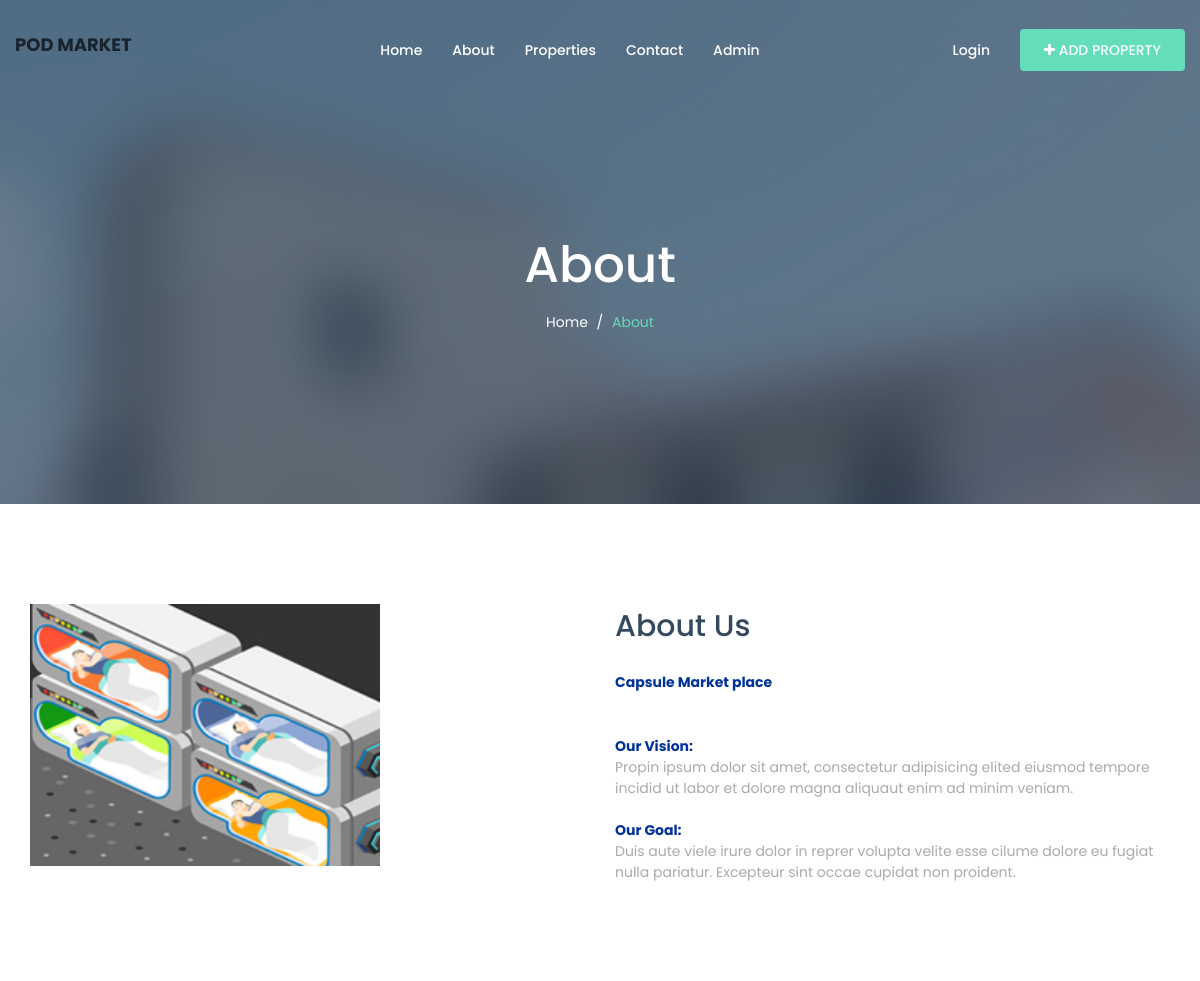
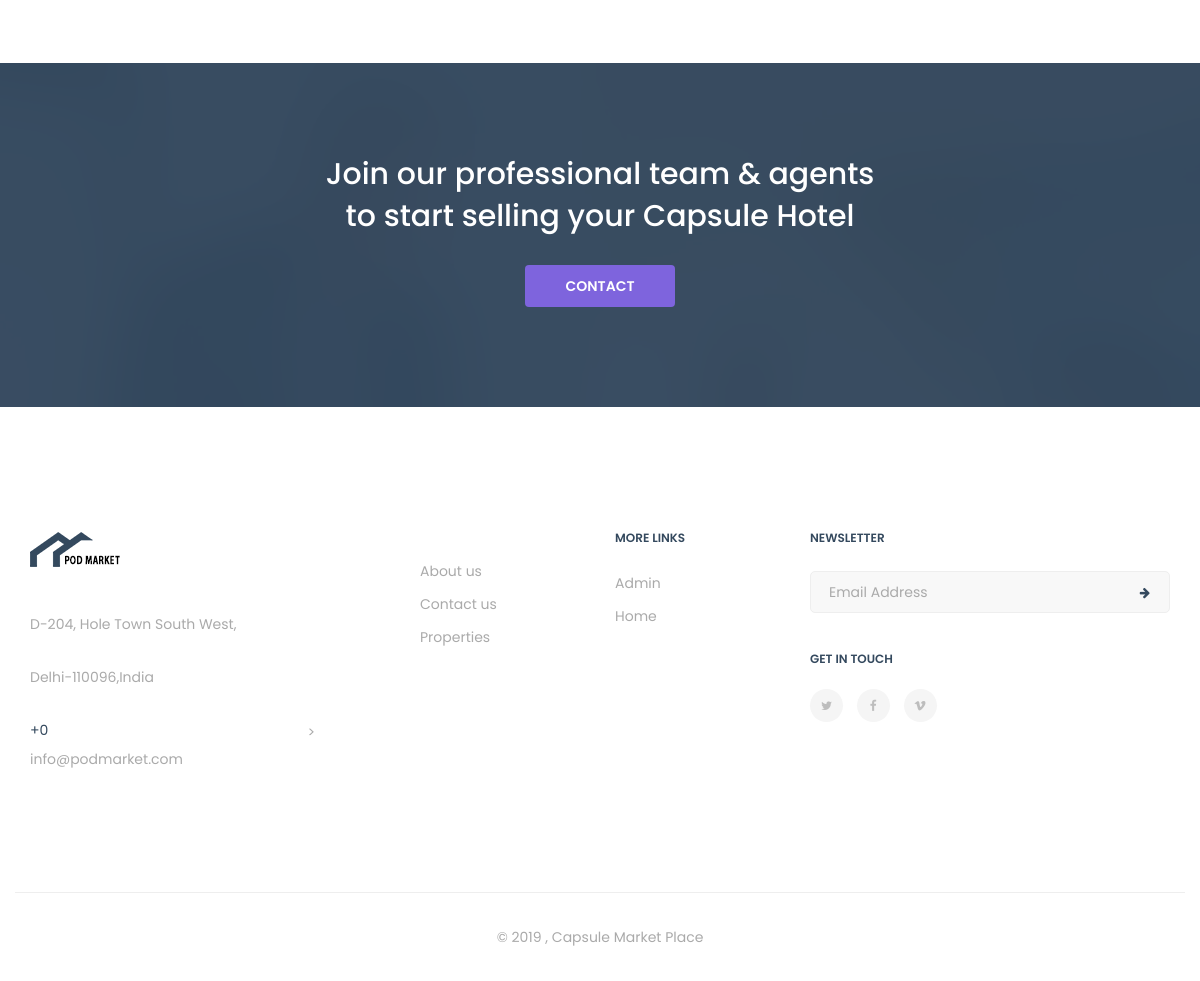
Page /about.php on the committed database (2 pictures, top to bottom).
### tables this page shows
CREATE TABLE `tblpage` (
  `ID` int(10) NOT NULL,
  `PageType` varchar(120) DEFAULT NULL,
  `PageTitle` mediumtext DEFAULT NULL,
  `PageDescription` mediumtext DEFAULT NULL,
  `Email` varchar(120) DEFAULT NULL,
  `MobileNumber` bigint(10) DEFAULT NULL,
  `UpdationDate` timestamp NULL DEFAULT NULL ON UPDATE current_timestamp()
);

### about.php (the view, shortened to what this page needs)
<!DOCTYPE html>
<html dir="ltr" lang="en-US">
<head>
    <link href="assets/css/external.css" rel="stylesheet">
    <link href="assets/css/bootstrap.min.css" rel="stylesheet">
    <link href="assets/css/style.css" rel="stylesheet">
</head>
<body>
    <div id="wrapper" class="wrapper clearfix">
        <?php include_once('includes/header.php');?>
        <section id="page-title" class="page-title bg-overlay bg-overlay-dark2">
            <div class="container">
                <div class="row">
                    <div class="col-xs-12 col-sm-12 col-md-6 col-md-offset-3">
                        <div class="title title-1 text-center">
                            <div class="title--content">
                                <div class="title--heading">
                                    <h1>About</h1>
                                </div>
                                <ol class="breadcrumb">
                                    <li><a href="index.php">Home</a></li>
                                    <li class="active">About</li>
                                </ol>
                            </div>
                        </div>
                    </div>
                </div>
            </div>
        </section>
        <section id="about" class="about bg-white">
            <div class="container">
                <div class="row">
                    <div class="col-xs-12 col-sm-5 col-md-5">
                        <div class="about--img"><img class="img-responsive" src="assets/images/about/real-estate.jpg" width="350" height="350" alt="about img"></div>
                    </div>
                    <div class="col-xs-12 col-sm-7 col-md-6 col-md-offset-1">
                        <?php
$ret=mysqli_query($con,"select * from tblpage where PageType='aboutus'");
while ($row=mysqli_fetch_array($ret)) {
?>
                        <div class="heading heading-3">
                            <h2 class="heading--title"><?php echo $row['PageTitle'];?></h2>
                        </div>
                        <div class="about--panel">
                            <p><?php  echo $row['PageDescription'];?></p>
                        </div>
                    </div>
                   <?php } ?>
                </div>
            </div>
        </section>
        <section id="cta" class="cta cta-1 text-center bg-overlay bg-overlay-dark pt-90">
            <div class="container">
                <div class="row">
                    <div class="col-xs-12 col-sm-12 col-md-6 col-md-offset-3">
                        <h3>Join our professional team & agents to start selling your Capsule Hotel</h3>
                         <a href="contact.php" class="btn btn--primary">Contact</a>
                    </div>
                </div>
            </div>
        </section>
        <?php include_once('includes/footer.php');?>
    </div>
</body>
</html>

### includes/footer.php (shortened to what this page needs)
 <?php
include('includes/dbconnection.php');
?>
 <footer id="footer" class="footer footer-1 bg-white">
            <div class="footer-widget">
                <div class="container">
                    <div class="row">
                        <div class="col-xs-12 col-sm-6 col-md-3 widget--about">
                            <div class="widget--content">
                                <?php
$ret=mysqli_query($con,"select * from tblpage where PageType='contactus'");
while ($row=mysqli_fetch_array($ret)) {
?>
                                <div class="footer--logo">
                                    <img src="assets/images/logo/logo-dark3.png" alt="logo">
                                </div>
                                <p><?php  echo $row['PageDescription'];?></p>
                                <div class="footer--contact">
                                    <ul class="list-unstyled mb-0">
                                        <li>+<?php  echo $row['MobileNumber'];?></li>
                                        <li> <p><?php  echo $row['Email'];?></p></li>
                                    </ul>
                                </div>
                            </div>
                            <?php } ?>
                        </div>
                        <div class="col-xs-12 col-sm-3 col-md-2 col-md-offset-1 widget--links">
                            <div class="widget--content">
                                <ul class="list-unstyled mb-0">
                                    <li><a href="about.php">About us</a></li>
                                    <li><a href="contact.php">Contact us</a></li>
                                   <li><a href="properties-grid.php">Properties</a></li>
                                </ul>
                            </div>
                        </div>
                        <div class="col-xs-12 col-sm-3 col-md-2 widget--links">
                            <div class="widget--title">
                                <h5>More Links</h5>
                            </div>
                            <div class="widget--content">
                                <ul class="list-unstyled mb-0">
                                    <li><a href="admin/login.php">Admin</a></li>
                                    <li><a href="index.php">Home</a></li>
                                </ul>
                            </div>
                        </div>
                      <div class="col-xs-12 col-sm-12 col-md-4 widget--newsletter">
                            <div class="widget--title">
                                <h5>newsletter</h5>
                            </div>
                            <div class="widget--content">
                                <form class="newsletter--form mb-40">
                                    <input type="email" class="form-control" id="newsletter-email" placeholder="Email Address">
                                    <button type="submit"><i class="fa fa-arrow-right"></i></button>
                                </form>
                                <h6>Get In Touch</h6>
                                <div class="social-icons">
                                    <a href="#"><i class="fa fa-twitter"></i></a>
                                    <a href="#"><i class="fa fa-facebook"></i></a>
                                    <a href="#"><i class="fa fa-vimeo"></i></a>
                                </div>
                            </div>
                        </div>>
                    </div>
                </div>
            </div>
            <div class="footer--copyright text-center">
                <div class="container">
                    <div class="row footer--bar">
                        <div class="col-xs-12 col-sm-12 col-md-12">
                            <span>© 2019 ,  Capsule Market Place</span>
                        </div>
                    </div>
                </div>
            </div>
        </footer>

### rows in the picture
tblpage: PageTitle "About Us", PageDescription "Capsule Market place Our Vision: Propin ipsum dolor sit amet, consectetur adipisicing elited eiusmod tempore incidid ut labor et dolore magna aliquaut enim ad minim veniam. Our Goal: Duis aute viele irure dolor in reprer volupta velite esse cilume dolore eu fugiat nulla pariatur. Excepteur sint occae cupidat non proident."
tblpage: PageDescription "D-204, Hole Town South West, Delhi-110096,India", MobileNumber "0", Email "info@podmarket.com"
